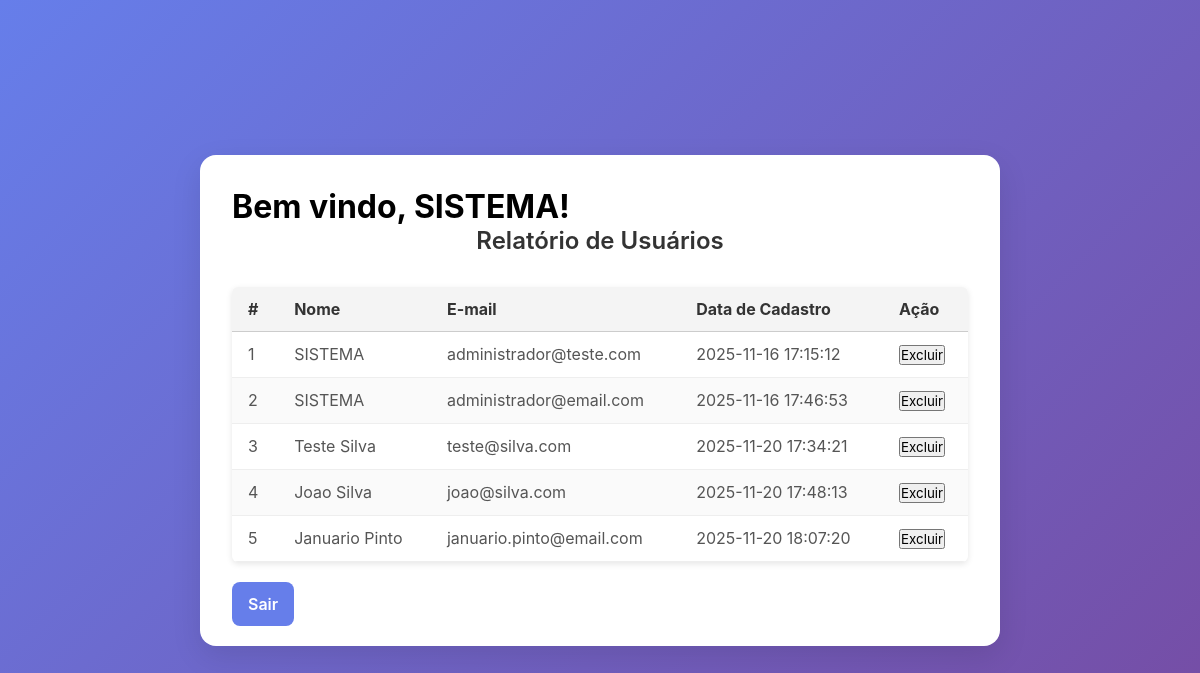
Before: /views/relatorio.php (signed in) with the older database file.
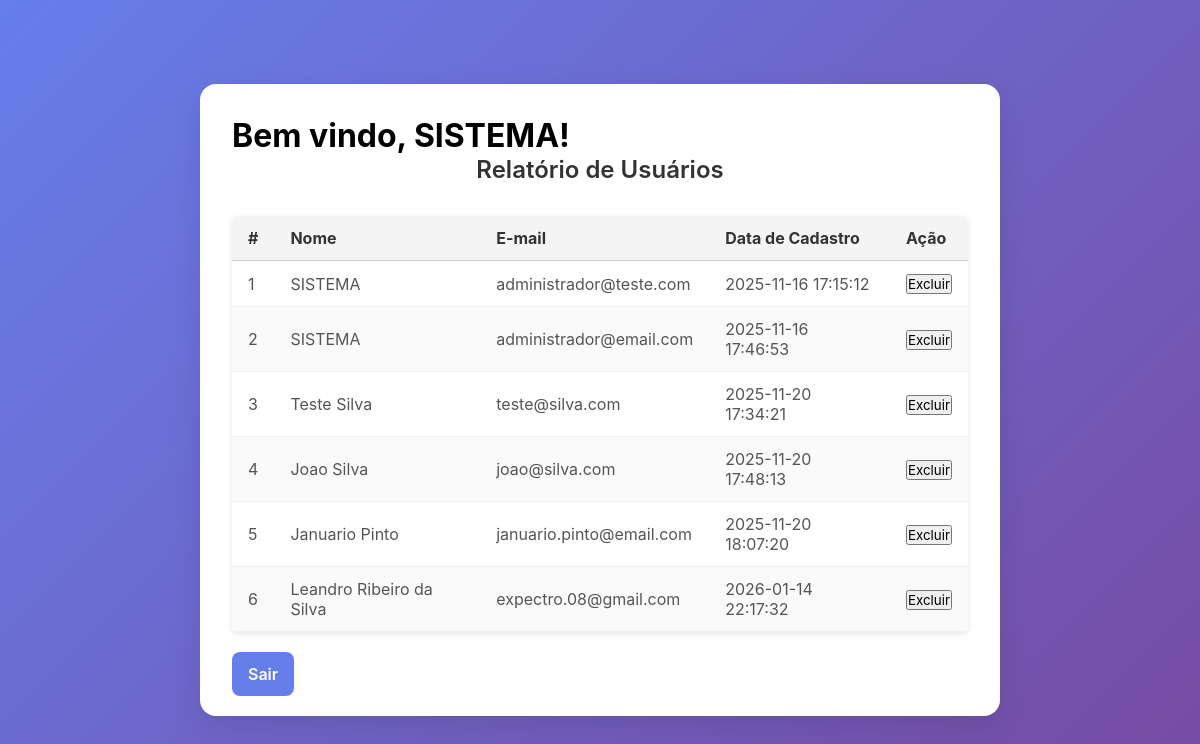
After: the same page with the newer database file.
### tables this page shows
CREATE TABLE "usuarios" (
	"usuario_id"	INTEGER NOT NULL,
	"nome"	TEXT NOT NULL,
	"senha"	TEXT NOT NULL,
	"email"	TEXT NOT NULL,
	"categoria"	TEXT DEFAULT Cliente,
	"data_cadastro"	INTEGER DEFAULT current_timestamp,
	UNIQUE("email"),
	PRIMARY KEY("usuario_id")
);

### models/usuarios.php (called while the page is built, shortened)
<?php
function todosUsuarios(){
    $pdo = conectarDB();
    $sql = 'SELECT * from usuarios';
    $stmt = $pdo -> query($sql);
    $usuarios = $stmt->fetchAll(\PDO::FETCH_ASSOC);
    return $usuarios;
}

### views/relatorio.php (the view, shortened to what this page needs)
<?php
require_once dirname(__DIR__) . '/models/usuarios.php';
$usuario = $_SESSION["usuario"];
$usuarios = todosUsuarios();
?>
<!DOCTYPE html>
<html lang="pt-br">
<head>
    <link rel="stylesheet" href="../style.css" />
</head>
<body>
    <div class="container">
        <h1>Bem vindo, <?= htmlspecialchars($usuario['nome']) ?>!</h1>
        <h2>Relatório de Usuários</h2>
        <table class="data-table">
            <thead>
                <tr>
                    <th>#</th>
                    <th>Nome</th>
                    <th>E-mail</th>
                    <th>Data de Cadastro</th>
                    <th>Ação</th>
                </tr>
            </thead>
            <tbody>
                <?php foreach ($usuarios as $i => $u): ?>
                    <tr>
                        <td><?= $i + 1 ?></td>
                        <td><?= htmlspecialchars($u['nome']) ?></td>
                        <td><?= htmlspecialchars($u['email']) ?></td>
                        <td><?= htmlspecialchars($u['data_cadastro']) ?></td>
                        <td>
                            <form method="post" action="relatorio.php" onsubmit="return confirm('Tem certeza que deseja excluir este usuário?');">
                                <button type="submit">Excluir</button>
                            </form>
                        </td>
                    </tr>
                <?php endforeach; ?>
            </tbody>
        </table>
    <a href="../controllers/backend.php?acao=sair" class="btn">Sair</a>
    </div>
</body>
</html>

### style.css (style rules this page uses)
* { box-sizing: border-box; margin: 0; padding: 0; font-family: 'Inter', sans-serif; }
body { display: flex; justify-content: center; align-items: center; height: 100vh; background: linear-gradient(135deg, #667eea, #764ba2); }
.container { background: #fff; padding: 2rem; border-radius: 1rem; box-shadow: 0 10px 30px rgba(0, 0, 0, 0.1); width: 100%; max-width: 450px; }
.container:has(table) { max-width: 800px; }
h2 { text-align: center; margin-bottom: 1.5rem; font-weight: 600; color: #333; }
.btn { width: 100%; padding: 0.75rem 1rem; background-color: #667eea; color: white; border: none; border-radius: 0.5rem; font-size: 1rem; font-weight: 600; cursor: pointer; transition: background 0.3s ease; }
a { color: #9dafff; text-decoration: none; margin: auto; padding-top: 1rem; }
.data-table { width: 100%; max-width: 800px; margin: 2rem auto; border-collapse: collapse; font-family: Arial, sans-serif; font-size: 16px; background-color: #fff; box-shadow: 0 2px 6px rgba(0, 0, 0, 0.1); border-radius: 6px; overflow: hidden; }
.data-table thead { background-color: #f4f4f4; }
.data-table thead th { text-align: left; padding: 12px 16px; border-bottom: 1px solid #ccc; color: #333; font-weight: bold; }
.data-table tbody td { padding: 12px 16px; border-bottom: 1px solid #eee; color: #555; }
.data-table tbody tr:nth-child(even) { background-color: #fafafa; }

Changed rows visible on the page:
added usuarios: nome "Leandro Ribeiro da Silva", email "expectro.08@gmail.com", data_cadastro "2026-01-14 22:17:32"
